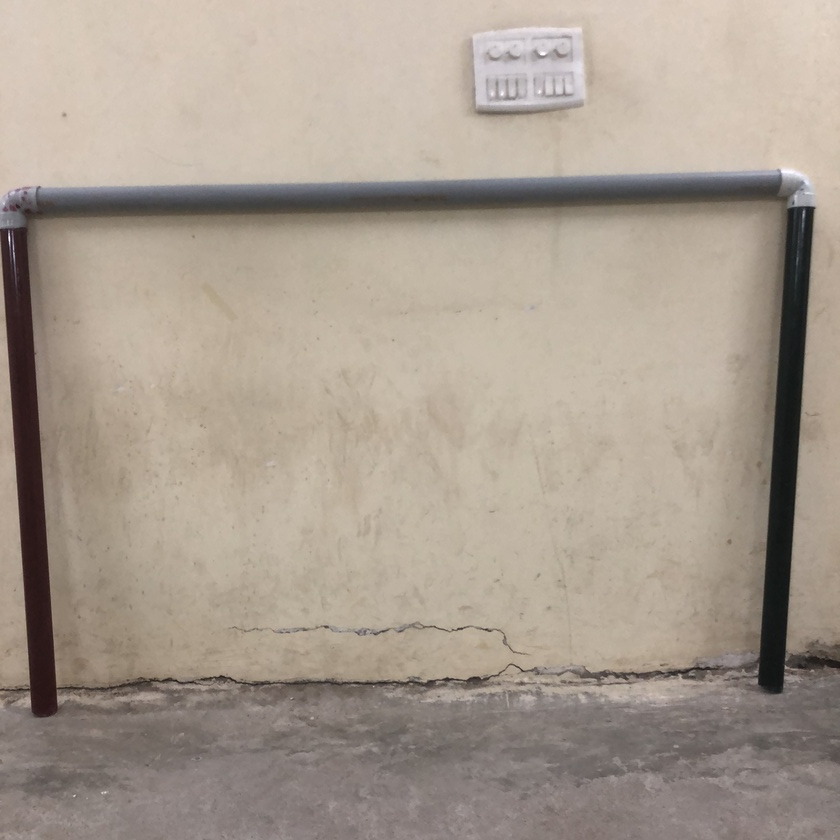
#> input picture opencv/filters/gate.JPG, 840 x 840 px, shrunk from 3024 x 3024 before the run, found by its file name
$ python remove_blue_channel.py
#> lines starting #> are read from the running program, lines starting #| are printed output that depends on the picture
import cv2
import numpy as np

img = cv2.imread("/home/sub0811/Desktop/opencv/images/gate.jpg")
#> img is the input picture: shape (840, 840, 3); mean B, G, R 143.7, 155.9, 167.8
cv2.imshow("org", img)

# test = img
test = np.copy(img)
w = test.shape[0]
#> w = 840
h = test.shape[1]
#> h = 840
print(w, h)
#| 840 840

ha = int(w/2)
#> ha = 420

for i in range(int(w)):
	for j in range(h):
		test[i][j][0] -= 50
		test[i][j][1] += 50
		test[i][j][2] = test[i][j][2] + 127
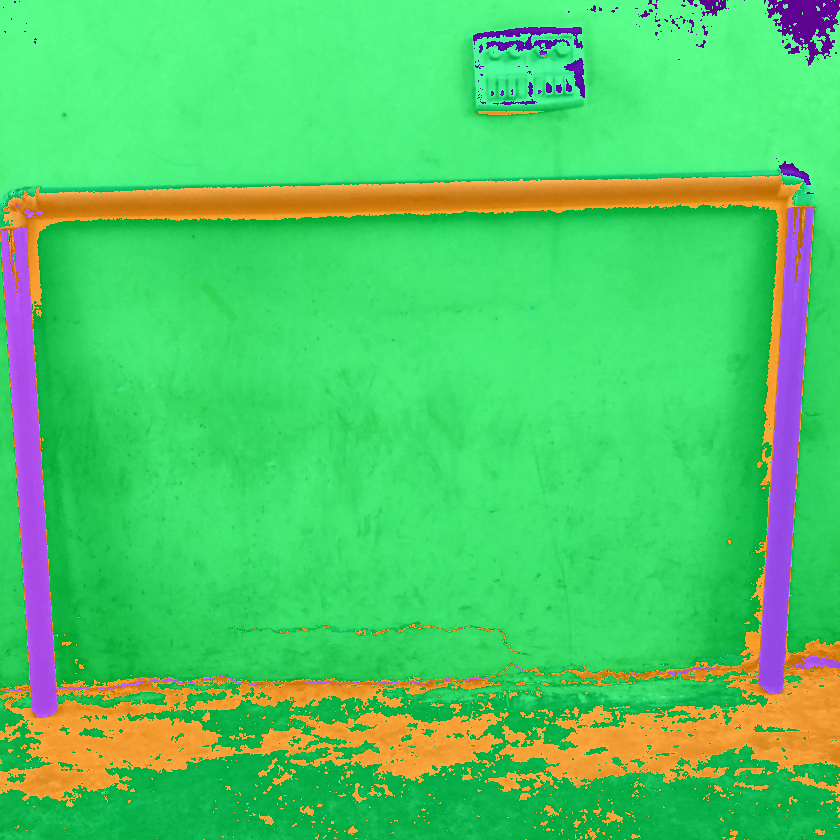
#> test: shape (840, 840, 3); mean B, G, R 102.7, 203.9, 79


cv2.imshow("org", img)
cv2.imshow("!blue", test)


cv2.waitKey()
